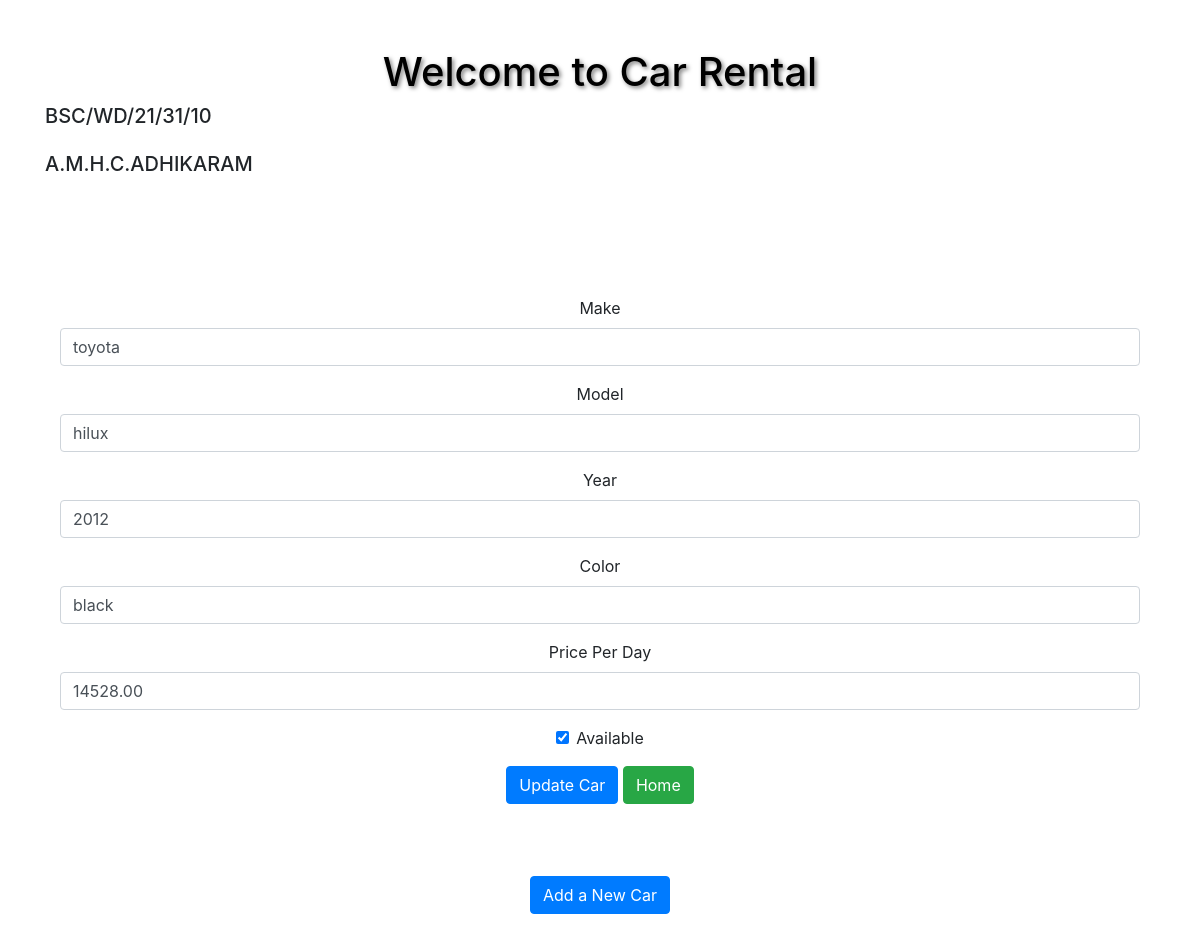
Screenshot of /?action=edit&id=5 with the database file from the repository.
### tables this page shows
CREATE TABLE `cars` (
  `id` int(11) NOT NULL,
  `make` varchar(50) NOT NULL,
  `model` varchar(50) NOT NULL,
  `year` int(11) NOT NULL,
  `color` varchar(50) NOT NULL,
  `price_per_day` decimal(10,2) NOT NULL,
  `availability_status` tinyint(1) NOT NULL
);

### edit.php (the view, shortened to what this page needs)
<!DOCTYPE html>
<html>
<head>
    <link rel="stylesheet" href="https://maxcdn.bootstrapcdn.com/bootstrap/4.5.2/css/bootstrap.min.css">
</head>
<body>
    <?php
    include 'conect.php';
    if ($_SERVER["REQUEST_METHOD"] === "POST") {
        $car_id = $_POST["car_id"];
        $make = $_POST["make"];
        $model = $_POST["model"];
        $year = $_POST["year"];
        $color = $_POST["color"];
        $price_per_day = $_POST["price_per_day"];
        $availability_status = $_POST["availability_status"];
        $sql = "UPDATE cars
                SET make='$make', model='$model', year='$year', color='$color', price_per_day='$price_per_day',
                availability_status='$availability_status'
                WHERE id='$car_id'";
        if ($conn->query($sql) === TRUE) {
            echo "Car information updated successfully!";
        } else {
            echo "Error: " . $sql . "<br>" . $conn->error;
        }
    } else {
        $car_id = $_GET["id"];
        $sql = "SELECT * FROM cars WHERE id='$car_id'";
        $result = $conn->query($sql);
        $car_data = $result->fetch_assoc();
    }
    ?>
    <form method="post" action="edit.php" class="container mt-4">
        <div class="form-group">
            <label for="make">Make</label>
            <input type="text" name="make" id="make" class="form-control" value="<?php echo $car_data["make"]; ?>"
                required>
        </div>
        <div class="form-group">
            <label for="model">Model</label>
            <input type="text" name="model" id="model" class="form-control" value="<?php echo $car_data["model"]; ?>"
                required>
        </div>
        <div class="form-group">
            <label for="year">Year</label>
            <input type="text" name="year" id="year" class="form-control" value="<?php echo $car_data["year"]; ?>"
                required>
        </div>
        <div class="form-group">
            <label for="color">Color</label>
            <input type="text" name="color" id="color" class="form-control" value="<?php echo $car_data["color"]; ?>"
                required>
        </div>
        <div class="form-group">
            <label for="price_per_day">Price Per Day</label>
            <input type="number" name="price_per_day" id="price_per_day" class="form-control"
                value="<?php echo $car_data["price_per_day"]; ?>" required>
        </div>
        <div class="form-check">
            <input type="checkbox" name="availability_status" id="availability_status" class="form-check-input"
                value="1" <?php if ($car_data["availability_status"] == 1) echo "checked"; ?>>
            <label class="form-check-label" for="availability_status">Available</label>
        </div>
        <button type="submit" class="btn btn-primary mt-3">Update Car</button>
        <a href="index.php" class="btn btn-success mt-3">Home</a>
    </form>
</body>
</html>

### index.php (style rules this page uses)
.mt-4 { text-align: center; }

### rows the page displays
cars: make "toyota", model "hilux", year "2012", color "black", price_per_day "14528.00", availability_status "☑"
